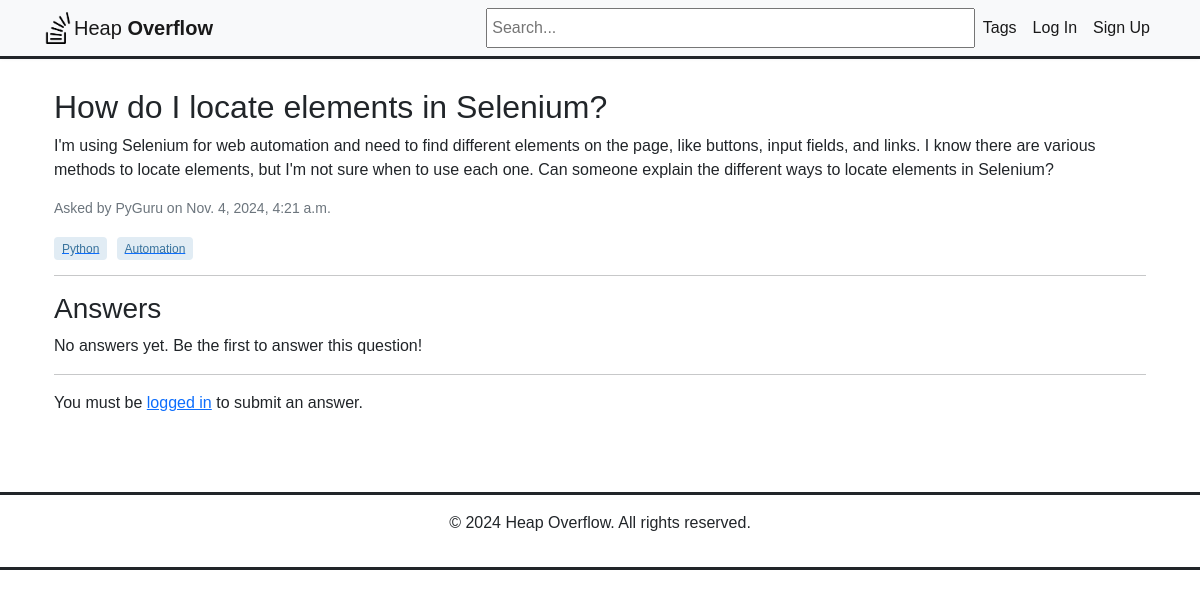
/question/9/, run on the app's committed database.
### heap/models.py (models this page shows, shortened)
class Question(models.Model):
    title = models.CharField(max_length=255)
    body = models.TextField()
    created_at = models.DateTimeField(auto_now_add=True)
    updated_at = models.DateTimeField(auto_now=True)
    author = models.ForeignKey(User, on_delete=models.CASCADE, related_name='questions')
    tags = models.ManyToManyField('Tag', related_name='questions')

class Tag(models.Model):
    name = models.CharField(max_length=50, unique=True)
    created_at = models.DateTimeField(auto_now_add=True)

### heap/views.py (the view)
# urls.py: path('question/<int:pk>/', views.question_detail, name='question_detail'),
def question_detail(request, pk):
    question = get_object_or_404(Question, pk=pk)
    answers = Answer.objects.filter(question=question).select_related('author')
    if request.method == 'POST':
        body = request.POST.get('answer_body')
        if body:
            Answer.objects.create(question=question, body=body, author=request.user)
            return redirect('question_detail', pk=pk)  # Correct URL name here
    return render(request, 'heap/question_detail.html', {'question': question, 'answers': answers})

### heap/templates/heap/question_detail.html
{% extends 'heap/base.html' %}
{% block content %}
<div class="container">
    <div class="question">
        <h2>{{ question.title }}</h2>
        <p class="question-body">{{ question.body }}</p>
        <p class="question-meta">Asked by {{ question.author }} on {{ question.created_at }}</p>
        <div class="question-tags">
            {% for tag in question.tags.all %}
                <a href="{% url 'questions_by_tag' tag_id=tag.id %}"><span class="tag">{{ tag.name }}</span></a>
            {% endfor %}
        </div>
    </div>
    <hr>
    <div class="answers">
        <h3>Answers</h3>
        {% if answers.exists %}
            {% for answer in answers %}
                <div class="answer">
                    <p class="answer-body">{{ answer.body }}</p>
                    <p class="answer-meta">Answered by {{ answer.author }} on {{ answer.created_at }}</p>
                    <hr>
                </div>
            {% endfor %}
        {% else %}
            <p>No answers yet. Be the first to answer this question!</p>
        {% endif %}
    </div>
    <hr>
    {% if user.is_authenticated %}
    <div class="answer-form">
        <h4>Your Answer</h4>
        <form method="post" action="{% url 'answer_question' pk=question.pk %}">
    {% csrf_token %}
    <textarea name="body" rows="4" class="form-control" placeholder="Type your answer here..."></textarea>
    <button type="submit" class="btn btn-primary mt-2">Submit Answer</button>
</form>
    </div>
    {% else %}
    <p>You must be <a href="{% url 'login' %}">logged in</a> to submit an answer.</p>
    {% endif %}
</div>
{% endblock %}

### data on the page
Question: title "How do I locate elements in Selenium?", body "I'm using Selenium for web automation and need to find different elements on the page, like buttons, input fields, and links. I know there are various methods to locate elements, but I'm not sure when to use each one. Can someone explain the different ways to locate elements in Selenium?", author "PyGuru", created_at "Nov. 4, 2024, 4:21 a.m."
Tag: name "Python"
Tag: name "Automation"
